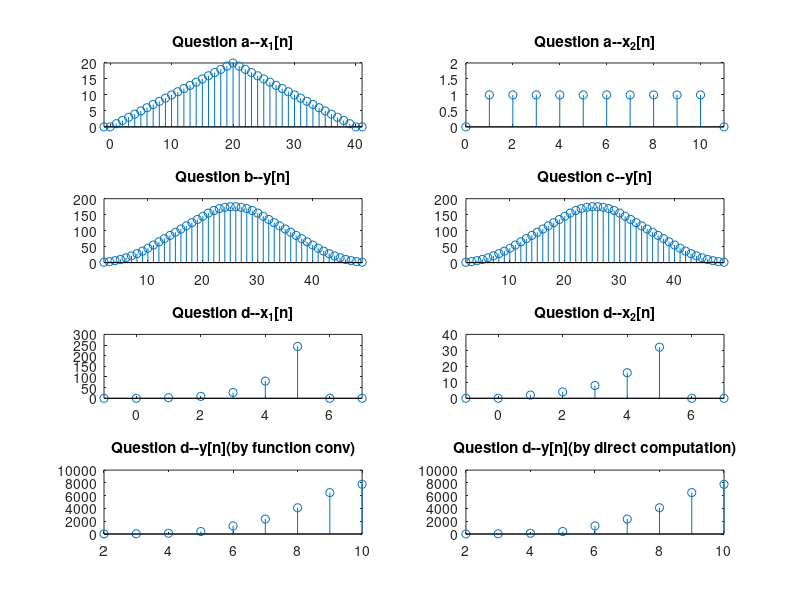

The MATLAB script that drew this image:
clear;
close all;
clc
%% Question a.
n1_a = -1:41;
u1 = n1_a >= 0 & n1_a <= 20;
x11_a = n1_a .* u1;
u2 = n1_a >= 21 & n1_a <= 40;
x12_a = (40 - n1_a) .* u2;
x1_a = x11_a + x12_a;
subplot(4,2,1),stem(n1_a,x1_a);
axis([-1,41,0,20]);
title('Question a--x_{1}[n]');
n2_a = 0:11;
x2_a = n2_a >= 1 & n2_a <= 10;
subplot(4,2,2),stem(n2_a,x2_a);
axis([0,11,0,2]);
title('Question a--x_{2}[n]');
%% Question b.
x1_a(42:43) = [];
x1_a(1:2) = [];
x2_a(12) = [];
x2_a(1) = [];
n3_b = 2:49;
y1_b = conv(x1_a,x2_a);
subplot(4,2,3),stem(n3_b,y1_b)
axis([2,49,0,200]);
title('Question b--y[n]');
%% Question c.
m1_c = zeros(48,10);
for i = 1:39
    for j = 1:10
        m1_c(i + j - 1,j) = x1_a(i);
    end
end
m2_c = transpose(x2_a);
y2_c = m1_c * m2_c;
subplot(4,2,4),stem(n3_b,y2_c)
axis([2,49,0,200]);
title('Question c--y[n]');
%% Question d.
n4_d = -1:7;
u3 = n4_d >= 1 & n4_d <= 5;
x1_d = (3 .^ n4_d) .* u3;
subplot(4,2,5),stem(n4_d,x1_d)
axis([-1,7,0,300]);
title('Question d--x_{1}[n]');
x2_d = (2 .^ n4_d) .* u3;
subplot(4,2,6),stem(n4_d,x2_d)
axis([-1,7,0,40]);
title('Question d--x_{2}[n]');
x1_d(8:9) = [];
x1_d(1:2) = [];
x2_d(8:9) = [];
x2_d(1:2) = [];
n5_d = 2:10;
y1_d = conv(x1_d,x2_d);
subplot(4,2,7),stem(n5_d,y1_d)
axis([2,10,0,10000]);
title('Question d--y[n](by function conv)');
m1_d = zeros(9,5);
for i = 1:5
    for j = 1:5
        m1_d(i + j - 1,j) = x1_d(i);
    end
end
m2_d = transpose(x2_d);
y2_d = m1_d * m2_d;
subplot(4,2,8),stem(n5_d,y2_d)
axis([2,10,0,10000]);
title('Question d--y[n](by direct computation)');